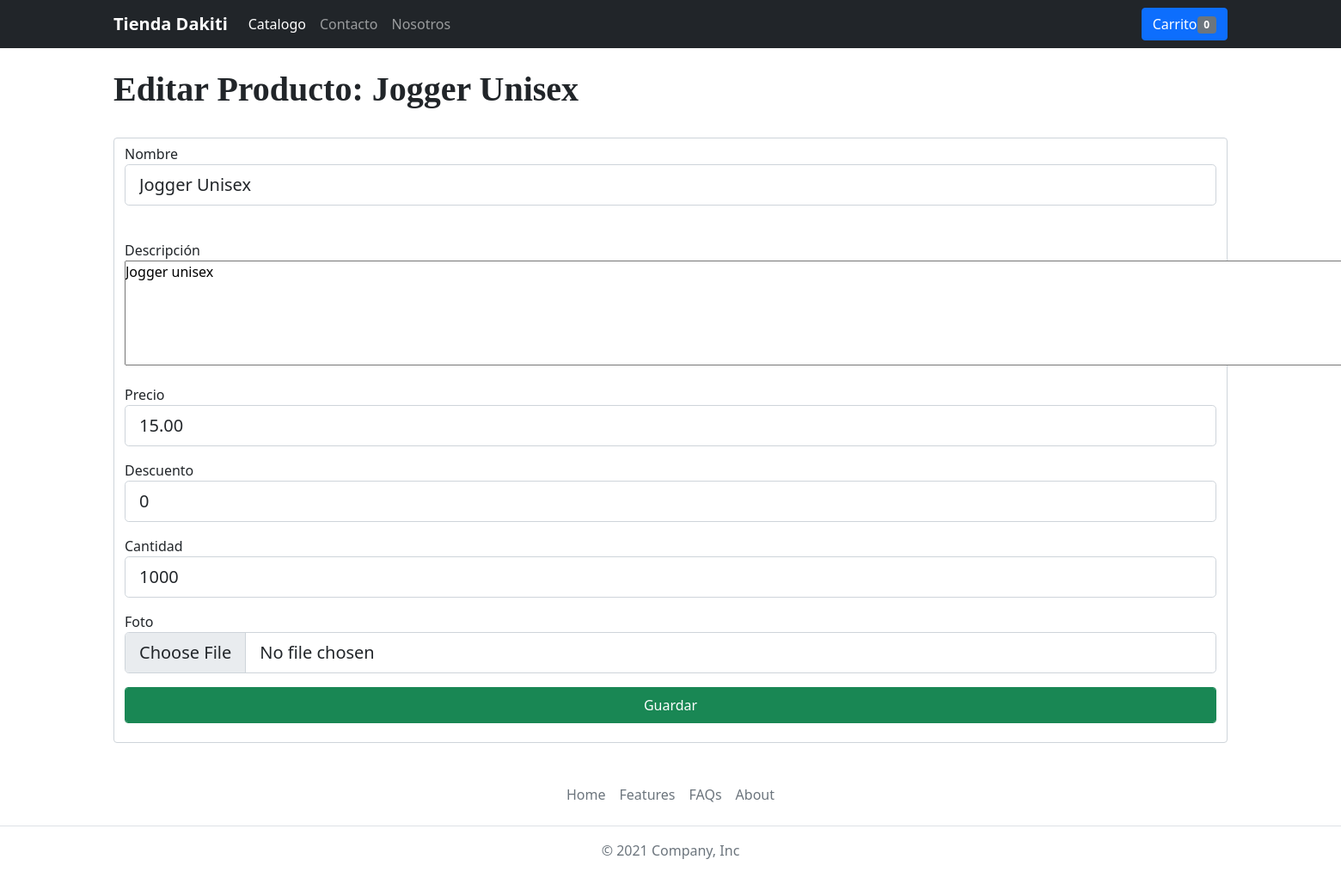
Screenshot of /editar-producto.php?id=3 (signed in) with the database file from the repository.
### tables this page shows
CREATE TABLE `productos` (
  `id` int(11) NOT NULL,
  `nombre` varchar(255) NOT NULL,
  `descripcion` text NOT NULL,
  `precio` decimal(10,2) NOT NULL,
  `descuento` tinyint(4) NOT NULL DEFAULT 0,
  `cantidad` int(11) NOT NULL,
  `id_categoria` int(11) NOT NULL,
  `activo` int(11) NOT NULL
);

### editar-producto.php (the view, shortened to what this page needs)
<?php require_once 'config/database.php'; ?>
<?php require_once 'layout/header.php'; ?>
<?php
    $producto_id = $_GET['id'];
	$consulta="SELECT * FROM productos WHERE id = $producto_id";
    $query = mysqli_query($db, $consulta);
    $productoadm = mysqli_fetch_array($query);
if(isset($_SESSION['usuario-adm'])):
?>
    <div class="container">
        <br>
        <h1 class="titulo-adm">Editar Producto: <?=$productoadm['nombre'] ?></h1>
        <br>
        <form action="guardar-producto.php?editar=<?=$productoadm['id']?>" method="POST" class="form-control" enctype="multipart/form-data">
            <div class="mb-3">
            <label for="nombre" >Nombre</label>
            <input class="form-control form-control-lg" type="text" name="nombre" value="<?=$productoadm['nombre']?>">
            </div>
            <br>
            <div class="mb-3">
            <label for="descripcion">Descripción</label><br>
            <textarea name="descripcion" cols="170" rows="5"><?=$productoadm['descripcion']?></textarea>
            </div>
            <div class="mb-3">
            <label for="precio">Precio</label>
            <input class="form-control form-control-lg" type="number" name="precio" value="<?=$productoadm['precio']?>">
            </div>
            <div class="mb-3">
            <label for="descuento" >Descuento</label>
            <input class="form-control form-control-lg" type="number" name="descuento" value="<?=$productoadm['descuento']?>">
            </div>
            <div class="mb-3">
            <label for="cantidad">Cantidad</label>
            <input class="form-control form-control-lg" type="number" name="cantidad" value="<?=$productoadm['cantidad']?>">
            </div>
            <div class="mb-3">
            <label for="foto">Foto</label>
            <input class="form-control form-control-lg" type="file" name="foto" >
            </div>
            <div class="mb-3">
            <input class="btn btn-success form-control form-control-lg" type="submit" value="Guardar">
            </div>
        </form>
    </div>
<?php
else:
    header('Location: index.php');
endif;
?>
<?php
    require_once 'layout/footer.php';
?>

### css/estilos.css (style rules this page uses)
* { box-sizing: border-box; margin: 0; padding: 0; }
.titulo-adm { font-family: italic; font-weight: bold; }

### rows the page displays
productos: nombre "Jogger Unisex", descripcion "Jogger unisex", precio "15.00", descuento "0", cantidad "1000"

### other values shown
$num_cart "0"
